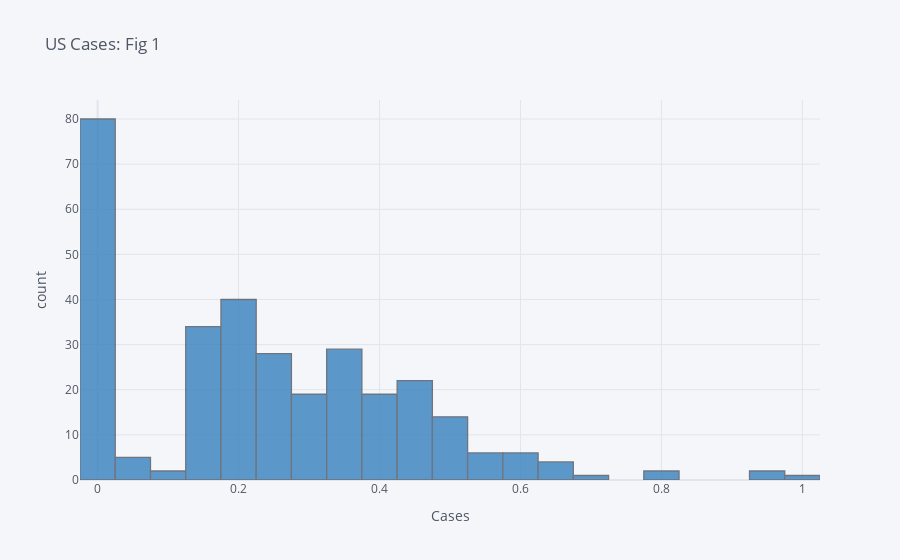

Notebook cell for this chart:
### Code cell
df1['cases'].iplot(kind='hist', bins=30, title='US Cases: Fig 1',xTitle='Cases',
    yTitle='count', color='Blue') #US

### Figure 1 — Plotly figure (JSON) as saved in the notebook; plotly's stock layout.template omitted (floating-point values rounded to 4 significant figures; data arrays with more than 128 entries replaced by an {"elided": "..."} marker saying what was removed)
{"data": [{"histfunc": "count", "histnorm": "", "marker": {"color": "rgba(55, 128, 191, 1.0)", "line": {"color": "#4D5663", "width": 1.3}}, "name": "cases", "nbinsx": 30, "opacity": 0.8, "orientation": "v", "type": "histogram", "x": {"elided": "314 float values"}}], "layout": {"barmode": "overlay", "legend": {"bgcolor": "#F5F6F9", "font": {"color": "#4D5663"}}, "paper_bgcolor": "#F5F6F9", "plot_bgcolor": "#F5F6F9", "title": {"font": {"color": "#4D5663"}, "text": "US Cases: Fig 1"}, "xaxis": {"gridcolor": "#E1E5ED", "showgrid": true, "tickfont": {"color": "#4D5663"}, "title": {"font": {"color": "#4D5663"}, "text": "Cases"}, "zerolinecolor": "#E1E5ED"}, "yaxis": {"gridcolor": "#E1E5ED", "showgrid": true, "tickfont": {"color": "#4D5663"}, "title": {"font": {"color": "#4D5663"}, "text": "count"}, "zerolinecolor": "#E1E5ED"}}}
